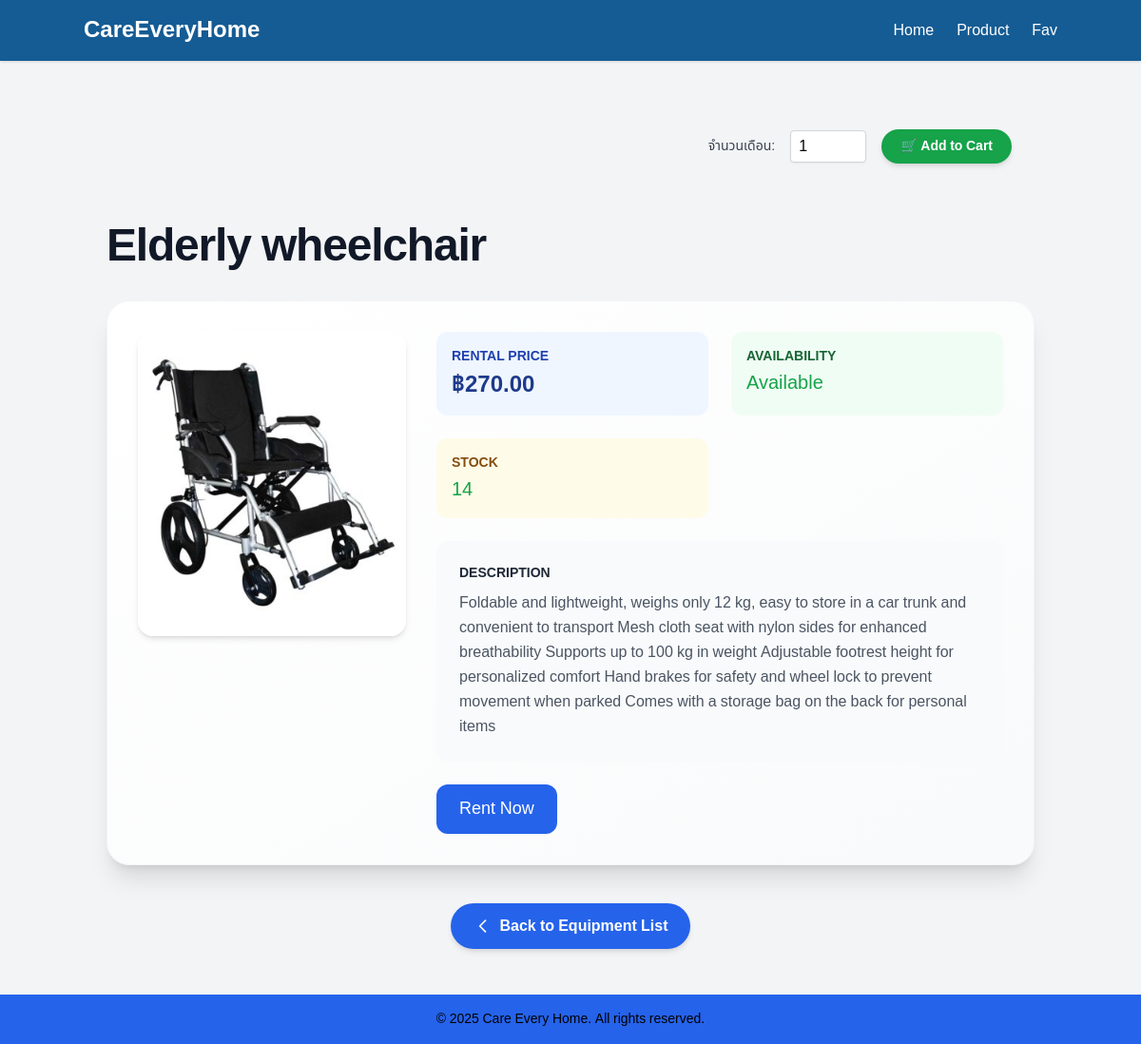
/equipments/6/, run on the app's committed database.
### myapp/models.py (models this page shows, shortened)
class Equipment(models.Model):
    name = models.CharField(max_length=255)
    status = models.CharField(max_length=50, choices=[('available', 'Available'), ('not available', 'Not available')])
    rental_price = models.DecimalField(max_digits=10, decimal_places=2)
    stock = models.PositiveIntegerField()
    description = models.TextField(max_length=500)
    image = models.ImageField(upload_to='equipments/', null=True, blank=True)

### myapp/views.py (the view)
# urls.py: path('equipments/<int:pk>/', EquipmentDetailView.as_view(), name='equipment_detail'),
class EquipmentDetailView(DetailView):
    model = Equipment
    template_name = 'myapp/equipment_detail.html'
    context_object_name = 'equipment'  # Name of the variable in the template

### myapp/templates/myapp/equipment_detail.html (shortened to what this page needs)
{% extends 'myapp/base.html' %}
{% block content %}
<div class="max-w-5xl mx-auto px-6 py-12">
<form method="post" action="{% url 'add_to_cart' equipment_id=equipment.id %}">
  <div class="flex items-center gap-4 mb-4 justify-end">
    <label for="months" class="text-sm font-medium text-gray-700">จำนวนเดือน:</label>
    <input type="number" name="months" id="months" min="1" value="1"
           class="w-20 border border-gray-300 rounded px-2 py-1 shadow-sm">
    <button type="submit"
            class="inline-flex items-center bg-green-600 text-white px-5 py-2 rounded-full text-sm font-semibold hover:bg-green-700 transition shadow-md">
      🛒 Add to Cart
    </button>
  </div>
</form>
</div>
  <h1 class="text-5xl font-extrabold text-gray-900 mb-8 tracking-tight">{{ equipment.name }}</h1>
  <div class="bg-gradient-to-br from-white to-gray-50 p-8 rounded-3xl shadow-xl border border-gray-100">
    <div class="grid lg:grid-cols-3 gap-8">
      <div class="lg:col-span-1">
        {% if equipment.image %}
          <img src="{{ equipment.image.url }}" alt="{{ equipment.name }}"
               class="w-full rounded-2xl object-cover h-80 shadow-md transition-transform hover:scale-105">
        {% else %}
          <div class="w-full h-80 bg-gray-200 rounded-2xl flex items-center justify-center text-gray-500 text-base font-medium">
            No Image Available
          </div>
        {% endif %}
      </div>
      <div class="lg:col-span-2 space-y-6">
        <div class="grid md:grid-cols-2 gap-6">
          <div class="bg-blue-50 p-4 rounded-xl">
            <h3 class="text-sm font-semibold text-blue-800 uppercase">Rental Price</h3>
            <p class="text-2xl font-bold text-blue-900 mt-1">฿{{ equipment.rental_price }}</p>
          </div>
          <div class="bg-green-50 p-4 rounded-xl">
            <h3 class="text-sm font-semibold text-green-800 uppercase">Availability</h3>
            <p class="text-xl font-medium mt-1">
              {% if equipment.status == 'available' %}
                <span class="text-green-600">Available</span>
              {% else %}
                <span class="text-red-600">Unavailable</span>
              {% endif %}
            </p>
          </div>
          <div class="bg-yellow-50 p-4 rounded-xl">
            <h3 class="text-sm font-semibold text-yellow-800 uppercase">Stock</h3>
            <p class="text-xl font-medium mt-1">
              {% if equipment.stock <= 0 %}
                <span class="text-red-600">{{ equipment.stock }}</span>
              {% else %}
                <span class="text-green-600">{{ equipment.stock }}</span>
              {% endif %}
            </p>
          </div>
        </div>
        <div class="bg-gray-50 p-6 rounded-xl">
          <h3 class="text-sm font-semibold text-gray-800 uppercase">Description</h3>
          <p class="text-gray-600 mt-2 leading-relaxed">{{ equipment.description }}</p>
        </div>
        <div class="mt-8">
          <div class="mt-4 text-left">
            <a
               class="inline-block bg-blue-600 text-white py-3 px-6 rounded-xl text-lg hover:bg-blue-700 transition"
               href="{% url 'rent' equipment.id %}">Rent Now</a>
          </div>
        </div>
        </div>
      </div>
    </div>
  <div class="mt-10 text-center">
    <a href="{% url 'equipment_list' %}"
       class="inline-flex items-center px-6 py-3 bg-blue-600 text-white font-semibold rounded-full hover:bg-blue-700 transition shadow-md">
      <svg class="w-5 h-5 mr-2" fill="none" stroke="currentColor" viewBox="0 0 24 24">
        <path stroke-linecap="round" stroke-linejoin="round" stroke-width="2" d="M15 19l-7-7 7-7"></path>
      </svg>
      Back to Equipment List
    </a>
  </div>
{% endblock %}

### myapp/templates/myapp/base.html (style rules this page uses)
body { font-family: 'Noto Sans Thai', sans-serif; }

### data on the page
Equipment: name "Elderly wheelchair", image (picture), rental_price "270.00", stock "14", description "Foldable and lightweight, weighs only 12 kg, easy to store in a car trunk and convenient to transport Mesh cloth seat with nylon sides for enhanced breathability Supports up to 100 kg in weight Adjustable footrest height for personalized comfort Hand brakes for safety and wheel lock to prevent movement when parked Comes with a storage bag on the back for personal items"
